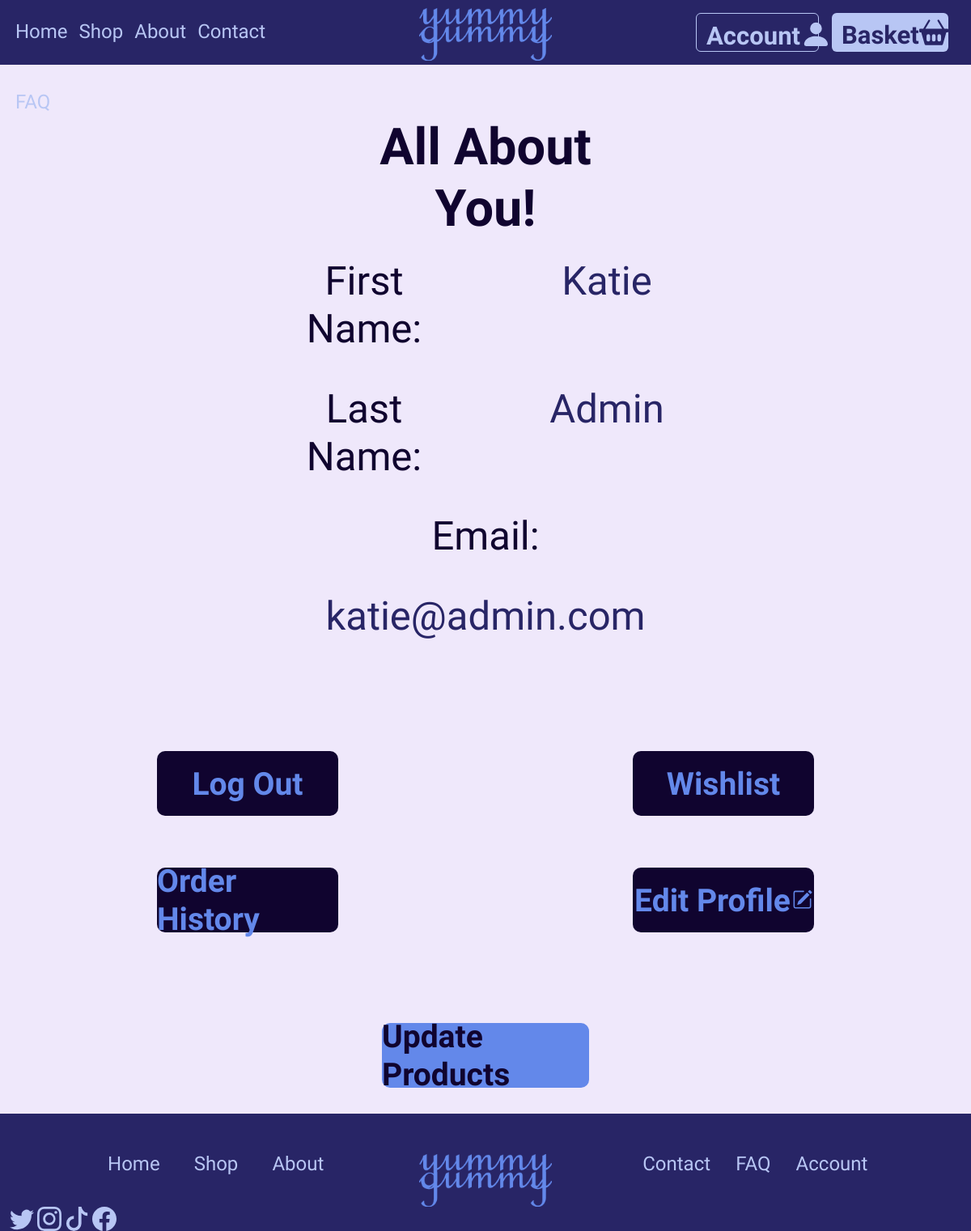
Page /account (signed in) on the committed database.
### app/models.py (models this page shows, shortened)
class User(UserMixin, db.Model):
    id: so.Mapped[int] = so.mapped_column(primary_key=True)
    firstname: so.Mapped[str] = so.mapped_column(sa.String(64), nullable=False)
    lastname: so.Mapped[str] = so.mapped_column(sa.String(64), nullable=False)
    email: so.Mapped[str] = so.mapped_column(sa.String(120), unique=True, nullable=False)
    password_hash: so.Mapped[Optional[str]] = so.mapped_column(sa.String(256), nullable=False)
    is_admin: so.Mapped[bool] = so.mapped_column(sa.Boolean, default=False)

### app/routes.py (the view)
@app.route('/account')
@login_required
def account():
    return render_template('account.html', title='Account')

### app/models.py (called while the page is built)
@login.user_loader
def load_user(id):
    return db.session.get(User, int(id))

### app/templates/account.html
{% extends "base.html" %}
{% block body %}
    <div class="row rowstyle rowmidstyle">
        <div class="col"></div>
        <div class="col">
            <h1 class="ygtitle">All About You!</h1>
        </div>
        <div class="col"></div>
    </div>
    <div class="row rowstyle">
        <div class="col-3 colpadd"></div>
        <div class="col">
            <div class="row infocont">
                <div class="col accountlbl">
                    <h2>
                        First Name:
                    </h2>
                </div>
                <div class="col accounttxt">
                    <h2>
                        {{ current_user.firstname }}
                    </h2>
                </div>
            </div>
            <div class="row infocont">
                <div class="col accountlbl">
                    <h2>
                        Last Name:
                    </h2>
                </div>
                <div class="col accounttxt">
                    <h2>
                        {{ current_user.lastname }}
                    </h2>
                </div>
            </div>
            <div class="row infocont">
                <div class="col accountlbl">
                    <h2>
                        Email:
                    </h2>
                </div>
                <div class="col accounttxt">
                    <h2>
                        {{ current_user.email }}
                    </h2>
                </div>
            </div>
        </div>
        <div class="col-3 colpadd"></div>
            <div class="row acctbtngroup">
                <div class="col accbtcont">
                    <a class="accbtn" role="button" href="{{ url_for('logout') }}">
                        <h3>Log Out</h3>
                    </a>
                </div>
                <div class="col accbtcont">
                    <a class="accbtn" role="button" href="{{ url_for('wishlist') }}">
                        <h3>Wishlist</h3>
                    </a>
                </div>
                <div class="col accbtcont">
                    <a class="accbtn" role="button">
                        <h3>Order History</h3>
                    </a>
                </div>
                <div class="col accbtcont">
                    <a class="accbtn" role="button" href="{{ url_for('editaccount') }}">
                        <h3>Edit Profile</h3>
                        <img src="{{ url_for('static', filename='images/pencil.svg') }}" alt-text="Edit Profile Pencil">
                    </a>
                </div>
            </div>
        </div>
        {% if session['is_admin'] %}
        <div class="row">
            <div class="col">
                <a class="adminbtn" role="button" href="{{ url_for('update_products') }}">
                    <h3>Update Products</h3>
                </a>
            </div>
        </div>
        {% endif %}
{% endblock %}

### app/static/css/style.css (style rules this page uses)
html { height: 100%; }
h1 { font-size: 63px; }
h2 { font-size: 49px; }
h3 { font-size: 39px; }
body { font-family: Zain; background-color:#EFE8FB; margin-top: 5rem; height: 100%; }
.ygtitle { text-align: center; color:#10042F; font-weight: 700; }
.accountlbl h2 { padding: 1rem; text-align: center; color: #10042F; }
.accounttxt h2 { padding: 1rem; text-align: center; color: #282566; }
.acctbtngroup { margin: 5rem 0; display: flex; justify-content: center; align-items: center; }
.accbtn { text-decoration: none; border-radius: 10px; background-color:#10042F; width: 14rem; height: 5rem; color: #6388EA; display: flex; flex-direction: row; justify-content: space-evenly; align-items: center; margin: 1rem auto; }
.accbtn h3 { font-weight: 700; margin-top: 10px; }
.adminbtn { text-decoration: none; border-radius: 10px; color:#10042F; width: 16rem; height: 5rem; background-color: #6388EA; display: flex; flex-direction: row; justify-content: space-evenly; align-items: center; margin: 0 auto 2rem auto; }
.adminbtn h3 { font-weight: 700; margin-top: 10px; }

### app/static/css/responsive1440.css (style rules this page uses)
@media screen and (min-width: 1057px) and (max-width: 1440px) { .accbtn { margin: 2rem 5rem; } }
@media screen and (min-width: 1057px) and (max-width: 1440px) { .accbtcont { display: flex; justify-content: center; } }

### rows in the picture
User: firstname "Katie", lastname "Admin", email "katie@admin.com"
